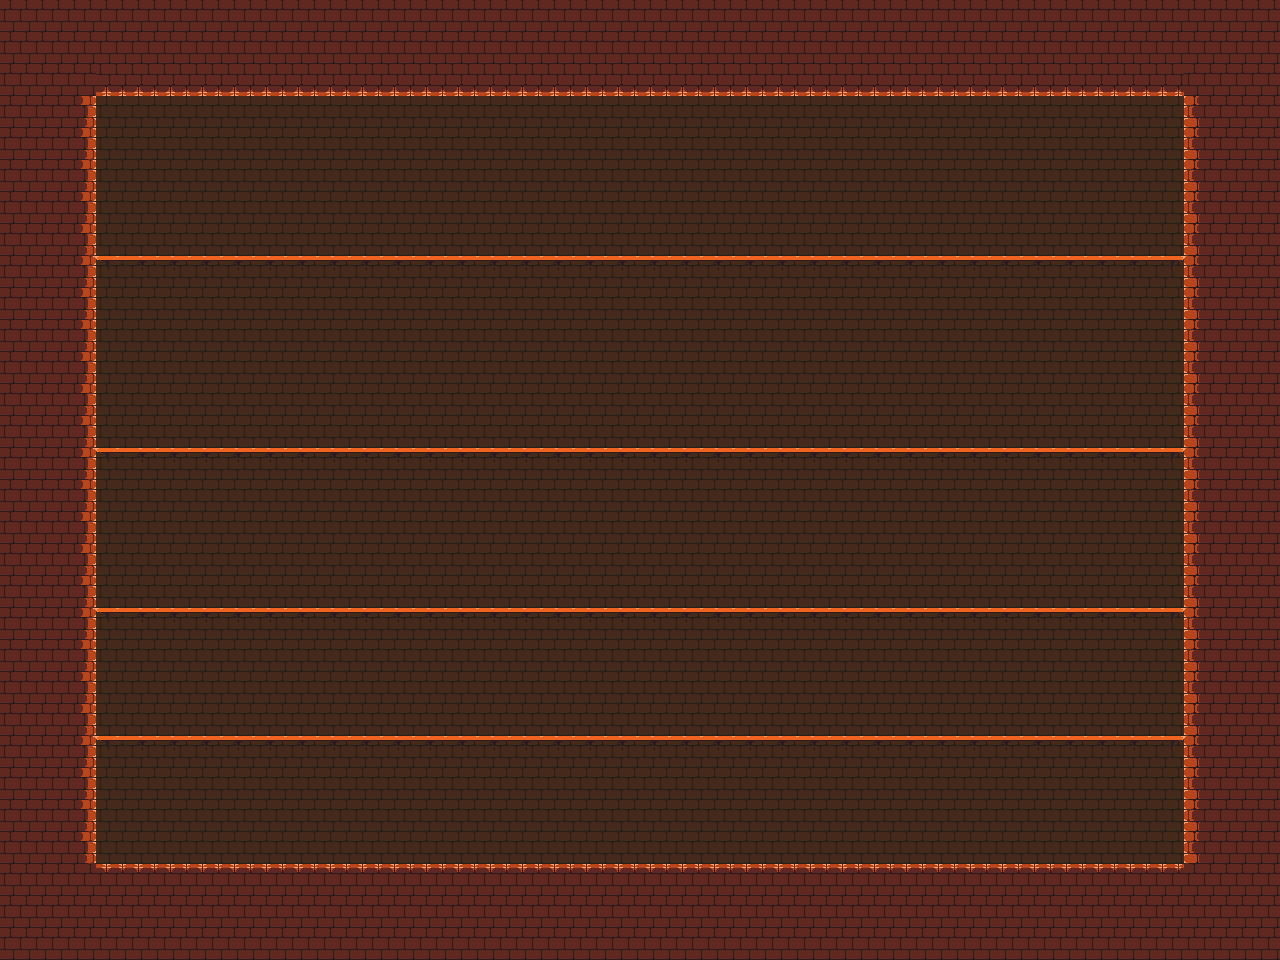

A 2D game scene composited from a Tiled map and its tileset images. What follows is a short description and the map's XML, with every tile layer's data as written:
An orthogonal 40x30 tile map with 32x32 px tiles, 2 tile layers (background, ground), 2 tilesets and 3 objects (entrance, exit, Roguelike.Entities.Characters.ExampleEne).

<map version="1.9" tiledversion="1.9.2" orientation="orthogonal" renderorder="right-down" width="40" height="30" tilewidth="32" tileheight="32" infinite="0" nextlayerid="6" nextobjectid="14">
 <properties>
  <property name="roomType" value="Start" />
 </properties>
 <tileset firstgid="1" source="../TiledRules/TilesetOrange.tsx" />
 <tileset firstgid="25" source="../TiledRules/AutomappingIcons.tsx" />
 <layer id="2" name="background" width="40" height="30">
  <data encoding="csv">
1,1,1,1,1,1,1,1,1,1,1,1,1,1,1,1,1,1,1,1,1,1,1,1,1,1,1,1,1,1,1,1,1,1,1,1,1,1,1,1,
1,1,1,1,1,1,1,1,1,1,1,1,1,1,1,1,1,1,1,1,1,1,1,1,1,1,1,1,1,1,1,1,1,1,1,1,1,1,1,1,
1,1,1,1,1,1,1,1,1,1,1,1,1,1,1,1,1,1,1,1,1,1,1,1,1,1,1,1,1,1,1,1,1,1,1,1,1,1,1,1,
1,1,1,1,1,1,1,1,1,1,1,1,1,1,1,1,1,1,1,1,1,1,1,1,1,1,1,1,1,1,1,1,1,1,1,1,1,1,1,1,
1,1,1,1,1,1,1,1,1,1,1,1,1,1,1,1,1,1,1,1,1,1,1,1,1,1,1,1,1,1,1,1,1,1,1,1,1,1,1,1,
1,1,1,1,1,1,1,1,1,1,1,1,1,1,1,1,1,1,1,1,1,1,1,1,1,1,1,1,1,1,1,1,1,1,1,1,1,1,1,1,
1,1,1,1,1,1,1,1,1,1,1,1,1,1,1,1,1,1,1,1,1,1,1,1,1,1,1,1,1,1,1,1,1,1,1,1,1,1,1,1,
1,1,1,1,1,1,1,1,1,1,1,1,1,1,1,1,1,1,1,1,1,1,1,1,1,1,1,1,1,1,1,1,1,1,1,1,1,1,1,1,
1,1,1,1,1,1,1,1,1,1,1,1,1,1,1,1,1,1,1,1,1,1,1,1,1,1,1,1,1,1,1,1,1,1,1,1,1,1,1,1,
1,1,1,1,1,1,1,1,1,1,1,1,1,1,1,1,1,1,1,1,1,1,1,1,1,1,1,1,1,1,1,1,1,1,1,1,1,1,1,1,
1,1,1,1,1,1,1,1,1,1,1,1,1,1,1,1,1,1,1,1,1,1,1,1,1,1,1,1,1,1,1,1,1,1,1,1,1,1,1,1,
1,1,1,1,1,1,1,1,1,1,1,1,1,1,1,1,1,1,1,1,1,1,1,1,1,1,1,1,1,1,1,1,1,1,1,1,1,1,1,1,
1,1,1,1,1,1,1,1,1,1,1,1,1,1,1,1,1,1,1,1,1,1,1,1,1,1,1,1,1,1,1,1,1,1,1,1,1,1,1,1,
1,1,1,1,1,1,1,1,1,1,1,1,1,1,1,1,1,1,1,1,1,1,1,1,1,1,1,1,1,1,1,1,1,1,1,1,1,1,1,1,
1,1,1,1,1,1,1,1,1,1,1,1,1,1,1,1,1,1,1,1,1,1,1,1,1,1,1,1,1,1,1,1,1,1,1,1,1,1,1,1,
1,1,1,1,1,1,1,1,1,1,1,1,1,1,1,1,1,1,1,1,1,1,1,1,1,1,1,1,1,1,1,1,1,1,1,1,1,1,1,1,
1,1,1,1,1,1,1,1,1,1,1,1,1,1,1,1,1,1,1,1,1,1,1,1,1,1,1,1,1,1,1,1,1,1,1,1,1,1,1,1,
1,1,1,1,1,1,1,1,1,1,1,1,1,1,1,1,1,1,1,1,1,1,1,1,1,1,1,1,1,1,1,1,1,1,1,1,1,1,1,1,
1,1,1,1,1,1,1,1,1,1,1,1,1,1,1,1,1,1,1,1,1,1,1,1,1,1,1,1,1,1,1,1,1,1,1,1,1,1,1,1,
1,1,1,1,1,1,1,1,1,1,1,1,1,1,1,1,1,1,1,1,1,1,1,1,1,1,1,1,1,1,1,1,1,1,1,1,1,1,1,1,
1,1,1,1,1,1,1,1,1,1,1,1,1,1,1,1,1,1,1,1,1,1,1,1,1,1,1,1,1,1,1,1,1,1,1,1,1,1,1,1,
1,1,1,1,1,1,1,1,1,1,1,1,1,1,1,1,1,1,1,1,1,1,1,1,1,1,1,1,1,1,1,1,1,1,1,1,1,1,1,1,
1,1,1,1,1,1,1,1,1,1,1,1,1,1,1,1,1,1,1,1,1,1,1,1,1,1,1,1,1,1,1,1,1,1,1,1,1,1,1,1,
1,1,1,1,1,1,1,1,1,1,1,1,1,1,1,1,1,1,1,1,1,1,1,1,1,1,1,1,1,1,1,1,1,1,1,1,1,1,1,1,
1,1,1,1,1,1,1,1,1,1,1,1,1,1,1,1,1,1,1,1,1,1,1,1,1,1,1,1,1,1,1,1,1,1,1,1,1,1,1,1,
1,1,1,1,1,1,1,1,1,1,1,1,1,1,1,1,1,1,1,1,1,1,1,1,1,1,1,1,1,1,1,1,1,1,1,1,1,1,1,1,
1,1,1,1,1,1,1,1,1,1,1,1,1,1,1,1,1,1,1,1,1,1,1,1,1,1,1,1,1,1,1,1,1,1,1,1,1,1,1,1,
1,1,1,1,1,1,1,1,1,1,1,1,1,1,1,1,1,1,1,1,1,1,1,1,1,1,1,1,1,1,1,1,1,1,1,1,1,1,1,1,
1,1,1,1,1,1,1,1,1,1,1,1,1,1,1,1,1,1,1,1,1,1,1,1,1,1,1,1,1,1,1,1,1,1,1,1,1,1,1,1,
1,1,1,1,1,1,1,1,1,1,1,1,1,1,1,1,1,1,1,1,1,1,1,1,1,1,1,1,1,1,1,1,1,1,1,1,1,1,1,1
</data>
 </layer>
 <objectgroup color="#ffffff" id="3" name="doors">
  <object id="10" name="entrance" x="266.589" y="812.329">
   <point />
  </object>
  <object id="11" name="exit" x="937.947" y="316.836">
   <point />
  </object>
 </objectgroup>
 <objectgroup id="5" name="characters">
  <object id="13" name="ExampleEnemy" class="Roguelike.Entities.Characters.ExampleEnemy" x="463.391" y="595.987">
   <point />
  </object>
 </objectgroup>
 <layer id="1" name="ground" width="40" height="30">
  <data encoding="csv">
11,11,11,11,11,11,11,11,11,11,11,11,11,11,11,11,11,11,11,11,11,11,11,11,11,11,11,11,11,11,11,11,11,11,11,11,11,11,11,11,
11,11,11,11,11,11,11,11,11,11,11,11,11,11,11,11,11,11,11,11,11,11,11,11,11,11,11,11,11,11,11,11,11,11,11,11,11,11,11,11,
11,11,11,15,15,15,15,15,15,15,15,15,15,15,15,15,15,15,15,15,15,15,15,15,15,15,15,15,15,15,15,15,15,15,15,15,15,11,11,11,
11,11,12,0,0,0,0,0,0,0,0,0,0,0,0,0,0,0,0,0,0,0,0,0,0,0,0,0,0,0,0,0,0,0,0,0,0,10,11,11,
11,11,12,0,0,0,0,0,0,0,0,0,0,0,0,0,0,0,0,0,0,0,0,0,0,0,0,0,0,0,0,0,0,0,0,0,0,10,11,11,
11,11,12,0,0,0,0,0,0,0,0,0,0,0,0,0,0,0,0,0,0,0,0,0,0,0,0,0,0,0,0,0,0,0,0,0,0,10,11,11,
11,11,12,0,0,0,0,0,0,0,0,0,0,0,0,0,0,0,0,0,0,0,0,0,0,0,0,0,0,0,0,0,0,0,0,0,0,10,11,11,
11,11,12,0,0,0,0,0,0,0,0,0,0,0,0,0,0,0,0,0,0,0,0,0,0,0,0,0,0,0,0,0,0,0,0,0,0,10,11,11,
11,11,12,22,23,23,23,23,23,23,23,23,23,23,23,23,23,23,23,23,23,23,23,23,23,23,23,23,23,23,23,23,23,23,23,23,24,10,11,11,
11,11,12,0,0,0,0,0,0,0,0,0,0,0,0,0,0,0,0,0,0,0,0,0,0,0,0,0,0,0,0,0,0,0,0,0,0,10,11,11,
11,11,12,0,0,0,0,0,0,0,0,0,0,0,0,0,0,0,0,0,0,0,0,0,0,0,0,0,0,0,0,0,0,0,0,0,0,10,11,11,
11,11,12,0,0,0,0,0,0,0,0,0,0,0,0,0,0,0,0,0,0,0,0,0,0,0,0,0,0,0,0,0,0,0,0,0,0,10,11,11,
11,11,12,0,0,0,0,0,0,0,0,0,0,0,0,0,0,0,0,0,0,0,0,0,0,0,0,0,0,0,0,0,0,0,0,0,0,10,11,11,
11,11,12,0,0,0,0,0,0,0,0,0,0,0,0,0,0,0,0,0,0,0,0,0,0,0,0,0,0,0,0,0,0,0,0,0,0,10,11,11,
11,11,12,22,23,23,23,23,23,23,23,23,23,23,23,23,23,23,23,23,23,23,23,23,23,23,23,23,23,23,23,23,23,23,23,23,24,10,11,11,
11,11,12,0,0,0,0,0,0,0,0,0,0,0,0,0,0,0,0,0,0,0,0,0,0,0,0,0,0,0,0,0,0,0,0,0,0,10,11,11,
11,11,12,0,0,0,0,0,0,0,0,0,0,0,0,0,0,0,0,0,0,0,0,0,0,0,0,0,0,0,0,0,0,0,0,0,0,10,11,11,
11,11,12,0,0,0,0,0,0,0,0,0,0,0,0,0,0,0,0,0,0,0,0,0,0,0,0,0,0,0,0,0,0,0,0,0,0,10,11,11,
11,11,12,0,0,0,0,0,0,0,0,0,0,0,0,0,0,0,0,0,0,0,0,0,0,0,0,0,0,0,0,0,0,0,0,0,0,10,11,11,
11,11,12,22,23,23,23,23,23,23,23,23,23,23,23,23,23,23,23,23,23,23,23,23,23,23,23,23,23,23,23,23,23,23,23,23,24,10,11,11,
11,11,12,0,0,0,0,0,0,0,0,0,0,0,0,0,0,0,0,0,0,0,0,0,0,0,0,0,0,0,0,0,0,0,0,0,0,10,11,11,
11,11,12,0,0,0,0,0,0,0,0,0,0,0,0,0,0,0,0,0,0,0,0,0,0,0,0,0,0,0,0,0,0,0,0,0,0,10,11,11,
11,11,12,0,0,0,0,0,0,0,0,0,0,0,0,0,0,0,0,0,0,0,0,0,0,0,0,0,0,0,0,0,0,0,0,0,0,10,11,11,
11,11,12,22,23,23,23,23,23,23,23,23,23,23,23,23,23,23,23,23,23,23,23,23,23,23,23,23,23,23,23,23,23,23,23,23,24,10,11,11,
11,11,12,0,0,0,0,0,0,0,0,0,0,0,0,0,0,0,0,0,0,0,0,0,0,0,0,0,0,0,0,0,0,0,0,0,0,10,11,11,
11,11,12,0,0,0,0,0,0,0,0,0,0,0,0,0,0,0,0,0,0,0,0,0,0,0,0,0,0,0,0,0,0,0,0,0,0,10,11,11,
11,11,12,0,0,0,0,0,0,0,0,0,0,0,0,0,0,0,0,0,0,0,0,0,0,0,0,0,0,0,0,0,0,0,0,0,0,10,11,11,
11,11,11,7,7,7,7,7,7,7,7,7,7,7,7,7,7,7,7,7,7,7,7,7,7,7,7,7,7,7,7,7,7,7,7,7,7,11,11,11,
11,11,11,11,11,11,11,11,11,11,11,11,11,11,11,11,11,11,11,11,11,11,11,11,11,11,11,11,11,11,11,11,11,11,11,11,11,11,11,11,
11,11,11,11,11,11,11,11,11,11,11,11,11,11,11,11,11,11,11,11,11,11,11,11,11,11,11,11,11,11,11,11,11,11,11,11,11,11,11,11
</data>
 </layer>
</map>